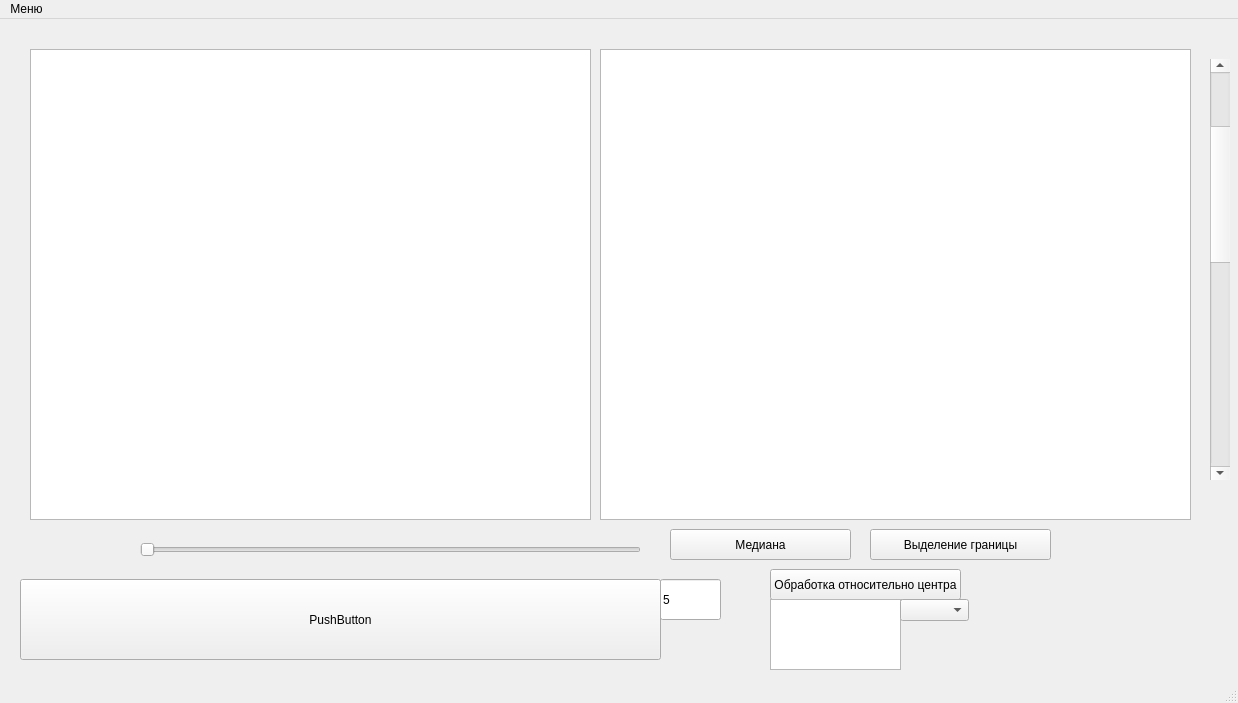
<?xml version="1.0" encoding="UTF-8"?>
<ui version="4.0">
 <class>MainWindow</class>
 <widget class="QMainWindow" name="MainWindow">
  <property name="geometry">
   <rect>
    <x>0</x>
    <y>0</y>
    <width>1238</width>
    <height>703</height>
   </rect>
  </property>
  <property name="windowTitle">
   <string>MainWindow</string>
  </property>
  <widget class="QWidget" name="centralwidget">
   <widget class="QGraphicsView" name="srcGrView">
    <property name="geometry">
     <rect>
      <x>30</x>
      <y>30</y>
      <width>561</width>
      <height>471</height>
     </rect>
    </property>
   </widget>
   <widget class="QPushButton" name="pushButton">
    <property name="geometry">
     <rect>
      <x>20</x>
      <y>560</y>
      <width>641</width>
      <height>81</height>
     </rect>
    </property>
    <property name="text">
     <string>PushButton</string>
    </property>
   </widget>
   <widget class="QGraphicsView" name="dstGrView">
    <property name="geometry">
     <rect>
      <x>600</x>
      <y>30</y>
      <width>591</width>
      <height>471</height>
     </rect>
    </property>
   </widget>
   <widget class="QLineEdit" name="lineEdit">
    <property name="geometry">
     <rect>
      <x>660</x>
      <y>560</y>
      <width>61</width>
      <height>41</height>
     </rect>
    </property>
    <property name="text">
     <string>5</string>
    </property>
   </widget>
   <widget class="QScrollBar" name="verticalScrollBar">
    <property name="geometry">
     <rect>
      <x>1210</x>
      <y>40</y>
      <width>20</width>
      <height>421</height>
     </rect>
    </property>
    <property name="minimum">
     <number>1</number>
    </property>
    <property name="maximum">
     <number>20</number>
    </property>
    <property name="value">
     <number>5</number>
    </property>
    <property name="orientation">
     <enum>Qt::Vertical</enum>
    </property>
   </widget>
   <widget class="QSlider" name="horizontalSlider">
    <property name="geometry">
     <rect>
      <x>140</x>
      <y>520</y>
      <width>501</width>
      <height>21</height>
     </rect>
    </property>
    <property name="maximum">
     <number>255</number>
    </property>
    <property name="orientation">
     <enum>Qt::Horizontal</enum>
    </property>
   </widget>
   <widget class="QPushButton" name="pushButton_2">
    <property name="geometry">
     <rect>
      <x>670</x>
      <y>510</y>
      <width>181</width>
      <height>31</height>
     </rect>
    </property>
    <property name="text">
     <string>Медиана</string>
    </property>
   </widget>
   <widget class="QPushButton" name="pushButton_3">
    <property name="geometry">
     <rect>
      <x>870</x>
      <y>510</y>
      <width>181</width>
      <height>31</height>
     </rect>
    </property>
    <property name="text">
     <string>Выделение границы</string>
    </property>
   </widget>
   <widget class="QPushButton" name="Assimetrya">
    <property name="geometry">
     <rect>
      <x>770</x>
      <y>550</y>
      <width>191</width>
      <height>31</height>
     </rect>
    </property>
    <property name="text">
     <string>Обработка относительно центра</string>
    </property>
   </widget>
   <widget class="QTextBrowser" name="textBrowser_2">
    <property name="geometry">
     <rect>
      <x>770</x>
      <y>580</y>
      <width>131</width>
      <height>71</height>
     </rect>
    </property>
   </widget>
   <widget class="QComboBox" name="comboBox">
    <property name="geometry">
     <rect>
      <x>900</x>
      <y>580</y>
      <width>69</width>
      <height>22</height>
     </rect>
    </property>
   </widget>
  </widget>
  <widget class="QMenuBar" name="menubar">
   <property name="geometry">
    <rect>
     <x>0</x>
     <y>0</y>
     <width>1238</width>
     <height>21</height>
    </rect>
   </property>
   <widget class="QMenu" name="menu">
    <property name="title">
     <string>Меню</string>
    </property>
    <addaction name="action"/>
   </widget>
   <addaction name="menu"/>
  </widget>
  <widget class="QStatusBar" name="statusbar"/>
  <action name="action">
   <property name="text">
    <string>Открыть</string>
   </property>
  </action>
 </widget>
 <resources/>
 <connections/>
</ui>
